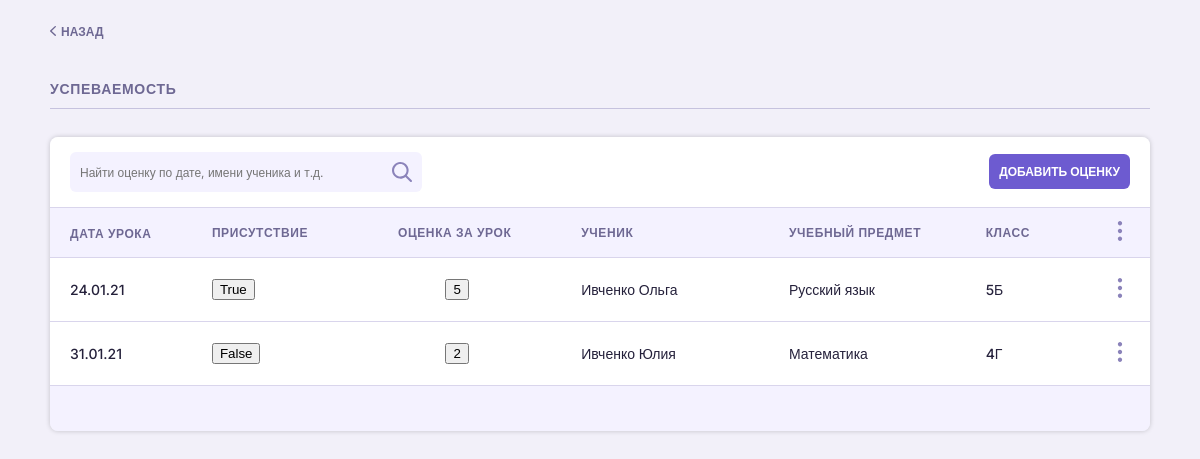
Page /AcademicPerfomance.html on the committed database.
### NIR_UD/models.py (models this page shows, shortened)
class AcademicPerformance(models.Model):
    lesson_date = models.CharField(max_length=ACADEMIC_PERFOMANCE_DATE_LEN)  # Дата урока (в формате SQLite)
    is_appeared = models.BooleanField()  # Индикатор присутствия на уроке (есть/нет)
    student_mark = models.IntegerField()  # Оценка за урок (2-5)
    student_id = models.ForeignKey(Students,
                                   on_delete=models.CASCADE)  # ID студента, который связан первичным ключом с таблицей учеников. При удалении корневого объекта удалится и данный экземпляр.
    class_id = models.ForeignKey(Classes,
                                 on_delete=models.CASCADE)  # ID класса, который связан первичным ключом с таблицей классов. При удалении корневого объекта (класса) данный экземпляр обнулится.
    subject_id = models.ForeignKey(AcademicSubjects,
                                   on_delete=models.CASCADE)  # ID предмета (целочисленное поле), связан первичным ключом с таблицей редметов. При удалении удалится и данный экземпляр.
    class Meta:
        verbose_name = 'Оценка за урок'
        verbose_name_plural = 'Таблица успеваемости'

class Students(models.Model):
    student_id = models.CharField(max_length=STUDENT_ID_LEN)  # ID ученика (инициалы + дата рождения)
    name = models.CharField(max_length=STUDENT_NAME_LEN)  # Имя ученика
    class_id = models.ForeignKey(Classes,
                                 on_delete=models.CASCADE)  # ID класса, который связан первичным ключом с таблицей классов. При удалении корневого объекта (класса) данный экземпляр обнулится.
    phone_number = models.CharField(max_length=PHONE_NUMBER_LEN)  # Телефонный номер ученика
    parent_name = models.CharField(max_length=STUDENT_PRENT_NAME_LEN)  # Имя родителей
    parent_phone_number = models.CharField(max_length=PHONE_NUMBER_LEN)  # Телефонный номер родителей
    address = models.TextField()  # Адрес проживания
    class Meta:
        verbose_name = 'Ученик'
        verbose_name_plural = 'Таблица учеников'

class AcademicSubjects(models.Model):
    subject_id = models.IntegerField()  # ID учебного предмета
    name = models.CharField(max_length=SUBJECT_NAME_LEN)  # Название предмета
    about_subject = models.TextField()  # Описание предмета
    class Meta:
        verbose_name = 'Учебный предмет'
        verbose_name_plural = 'Таблица учебных предметов'

class Classes(models.Model):
    class_id = models.CharField(max_length=CLASS_ID_LEN)  # ID класса (№ класса + буква)
    teacher_id = models.ForeignKey(Teachers, on_delete=models.CASCADE)  # ID классного руководителя
    number_of_students = models.IntegerField()  # Количество учеников
    training_profile = models.CharField(max_length=CLASSES_TP_LEN)  # Профиль обучения
    class Meta:
        verbose_name = 'Класс'
        verbose_name_plural = 'Таблица классов'

### NIR_UD/views.py (the view)
# urls.py: re_path('AcademicPerfomance.html', views.academic_performance),
@csrf_exempt
def academic_performance(request):
    marks = AcademicPerformance.objects.all()
    return render(request, 'NIR_UD/AcademicPerfomance.html', {'marks': marks})

### NIR_UD/templates/NIR_UD/AcademicPerfomance.html (shortened to what this page needs)
<!DOCTYPE html>
<html lang="ru">
<head>
    <link rel="stylesheet" href="../../../src/static/css/base.css">
</head>
<body>
<div class="parent">
    <div class="container">
    <div class="back">
        <a href="{% url 'back' %}"><img src="../../../src/static/img/Vector.svg" alt="">Назад</a>
    </div>
        <div class="head">
        <p>Успеваемость</p>
            <hr>
    </div>
        <div class="table">
        <div class="head-table">
            <div class="d1">
                <form>
                <input type="search" placeholder="Найти оценку по дате, имени ученика и т.д.">
                <button type="submit"><img src="../../../src/static/img/Search.svg" alt=""></button>
                </form>
                <a href="">Добавить оценку</a>
            </div>
            </div>
        <table id="mytable">
            <thead>
            <tr>
                <th>Дата урока</th>
                <th>Присутствие</th>
                <th>Оценка за урок</th>
                <th>Ученик</th>
                <th>Учебный предмет</th>
                <th>Класс</th>
                <th><img src="../../../src/static/img/More.svg" alt=""></th>
            </tr>
            </thead>
            <tbody>
            {% for el in marks %}
                <form method="post">{% csrf_token %}
                    <tr class="success">
                        <td>{{ el.lesson_date }}</td>
                        <td>
                            <button class="o">{{ el.is_appeared }}</button>
                        </td>
                        <td>
                            <button class="i">{{ el.student_mark }}</button>
                        </td>
                        <td>{{ el.student_id.name }}</td>
                        <td>{{ el.subject_id.name }}</td>
                        <td>{{ el.class_id.class_id }}</td>
                        <td>
                            <div class="dropdown"><img src="../../../src/static/img/More.svg" alt="">
                            </div>
                        </td>
                    </tr>
                </form>
            {% endfor %}
            </tbody>
        </table>
    <div class="footer-table">
    </div>
    </div>
    </div>
</div>
</body>
</html>

### src/static/css/base.css (style rules this page uses)
body { background-color: #F2F0F9; font-family: 'Inter', sans-serif; margin: 0px; }
.back { margin-top: 20px; }
.back img { margin-right: 5px; }
.back a { text-decoration: none; font-size: 12px; font-weight: 600; color: #6E6893; text-transform: uppercase; }
.head { margin-bottom: 20px; margin-top: 40px; }
.head p { font-family: 'Inter', sans-serif; color: #6E6893; text-transform: uppercase; letter-spacing: 0.05em; font-size: 14px; font-weight: 600; margin: 0; }
.head-table { border-radius: 8px 8px 0px 0px; background-color: white; height: 70px; position: relative; }
.head-table form { position: relative; }
.head-table input { font-family: 'Inter', sans-serif; width: 352px; height: 40px; color: #6E6893; border-radius: 6px; outline: none; border: none; background-color: #F4F2FF; margin: 15px 0px 15px 20px; font-size: 12px; padding-left: 10px; }
.d1 form button { position: absolute; top: 1px; left: 332px; width: 40px; height: 40px; background-color: transparent; border: none; border-radius: 6px; cursor: pointer; margin: 15px 0px 15px; }
.d1 a { position: absolute; height: 15px; top: 2px; right: 20px; background-color: #6D5BD0; color: white; text-decoration: none; font-size: 12px; text-transform: uppercase; font-weight: 600; padding: 10px; margin: 15px 0px 15px; border-radius: 6px; }
.head hr { border: none; color: #C6C2DE; height: 1px; background-color: #C6C2DE; margin-top: 11px; }
.container { display: grid; justify-content: center; align-items: center; }
table { border-collapse: collapse; background-color: #Ffffff; overflow: hidden; width: 1100px; }
thead tr th { background-color: #F4F2FF; border-bottom: 1px solid #D9D5EC; border-top: 1px solid #D9D5EC; }
th { font-size: 12px; font-weight: 600; border-bottom-color: #D9D5EC; }
th:first-child { color: #6E6893; padding: 13px 25px 12px 20px; letter-spacing: 0.05em; text-transform: uppercase; width: 180px; text-align: left; }
th:nth-child(2) { color: #6E6893; width: 200px; padding-right: 30px; letter-spacing: 0.05em; text-transform: uppercase; text-align: left; }
th:nth-child(3) { color: #6E6893; width: 310px; letter-spacing: 0.05em; text-transform: uppercase; text-align: left; padding-left: 34px; }
th:nth-child(4) { color: #6E6893; width: 104px; padding-left: 64px; letter-spacing: 0.05em; text-transform: uppercase; text-align: left; }
th:nth-child(5) { color: #6E6893; letter-spacing: 0.05em; width: 330px; padding-left: 54px; text-transform: uppercase; text-align: left; }
th:nth-child(6) { color: #6E6893; width: 150px; padding-left: 54px; letter-spacing: 0.05em; text-transform: uppercase; text-align: left; }
th:nth-child(7) { color: #6E6893; width: 30px; padding-right: 20px; padding-left: 20px; padding-top: 13px; padding-bottom: 13px; letter-spacing: 0.05em; text-transform: uppercase; text-align: right; }
.success td { margin-top: 1px; font-size: 14px; font-weight: 500; background-color: white; color: #25213B; border-bottom: 1px solid #D9D5EC; }
.success td:first-child { padding: 20px 65px 20px 20px; }
.success td:nth-child(3) { padding-left: 34px; text-align: center; }
.success td:nth-child(4) { width: 450px; padding-left: 64px; }
.success td:nth-child(5) { padding-left: 54px; width: 250px; }
.success td:nth-child(6) { width: 150px; padding-left: 54px; text-align: left; }
.success td:nth-child(7) { width: 150px; padding: 20px 20px 20px 20px; text-align: right; }
.footer-table { height: 45px; background-color: #F4F2FF; border-radius: 0px 0px 8px 8px; }
.table { box-shadow: 0px 0px 5px rgba(0, 0, 0, 0.2); border-radius: 8px; }

### rows in the picture
AcademicPerformance: lesson_date "24.01.21", is_appeared "True", student_mark "5", student_id.name "Ивченко Ольга", subject_id.name "Русский язык", class_id.class_id "5Б"
AcademicPerformance: lesson_date "31.01.21", is_appeared "False", student_mark "2", student_id.name "Ивченко Юлия", subject_id.name "Математика", class_id.class_id "4Г"
